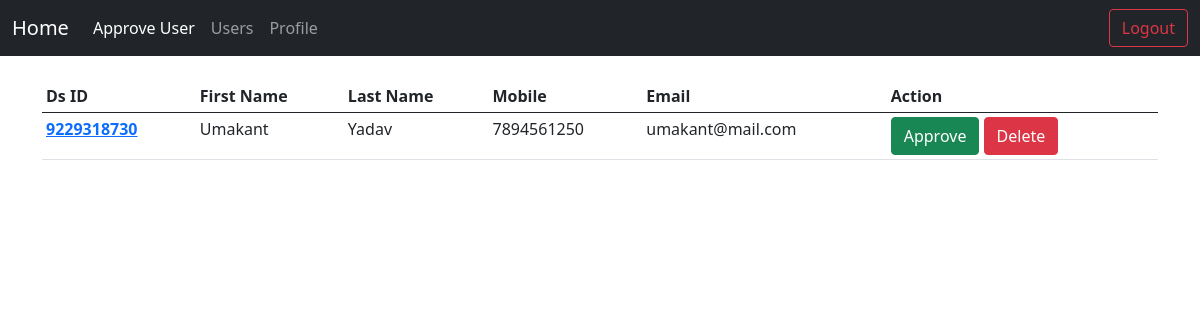
Page /management/approve/ (signed in) on the committed database.
### accounts/models.py (models this page shows, shortened)
class Accounts(AbstractBaseUser):
    id = models.UUIDField(default=uuid.uuid4, primary_key=True, editable=False)
    email = models.EmailField(
        verbose_name="Email/Username", max_length=60, unique=True)
    first_name = models.CharField(max_length=250)
    last_name = models.CharField(max_length=250)
    date_joined = models.DateTimeField(
        verbose_name="Date Login", auto_now_add=True)
    last_login = models.DateTimeField(
        verbose_name="Last joined", auto_now=True)
    is_active = models.BooleanField(default=False)
    is_staff = models.BooleanField(default=False)
    is_superuser = models.BooleanField(default=False)
    is_admin = models.BooleanField(default=False)
    gender = models.CharField(choices=GENDER, max_length=15)
    mobile = models.CharField(max_length=10, unique=True)
    referral_code = models.CharField(max_length=10,unique=True)
    mobile_verified = models.BooleanField(default=False)
    email_verified = models.BooleanField(default=False)
    address = models.CharField(max_length=250, null=False, blank=False)
    aadhar_card = models.CharField(max_length=12, unique=True)
    pan_number = models.CharField(max_length=10, unique=True)
    parent_id = models.CharField(unique=False, blank=False, null=False, max_length=250, verbose_name="DS ID")
    USERNAME_FIELD = 'email'
    REQUIRED_FIELDS = ['mobile', ]
    objects = AccountManager()
    class Meta:
        ordering = ["first_name"]
        verbose_name = 'account'
        verbose_name_plural = "accounts"
        db_table = 'users'

### management/views.py (the view)
# urls.py: path('approve/',ApproveList.as_view(),name='approve'),
class ApproveList(LoginRequiredMixin, ListView):
    paginate_by = 10
    template_name = 'management/approve_list.html'
    queryset = Accounts.objects.filter(is_active=False)

### management/templates/management/approve_list.html
{%  extends 'base.html' %}
{% block content %}
    {% if user.is_admin %}
<br>
{% if object_list.count == 0 %}
    <div class="container text-center">
        <h4>No request pending...</h4>
    </div>
{% else %}
<table class="table table-sm">
    <thead>
    <tr>
      <th scope="col">Ds ID</th>
      <th scope="col">First Name</th>
      <th scope="col">Last Name</th>
      <th scope="col">Mobile</th>
      <th scope="col">Email</th>
      <th scope="col">Action</th>
    </tr>
  </thead>
    <tbody>
    {% for user in object_list %}
        <tr>
      <th scope="row"><a href="#">{{user.referral_code}}</a></th>
      <td>{{user.first_name}}</td>
      <td>{{user.last_name}}</td>
      <td>{{user.mobile}}</td>
      <td>{{user.email}}</td>
      <td>
          <a href="{% url 'management:approve-user' pk=user.id %}" class="btn btn-success">Approve</a>
          <a href="{% url 'management:delete' pk=user.id %}" class="btn btn-danger">Delete</a>
      </td>
    </tr>
    {% endfor %}
    </tbody>
</table>
{% endif %}
    {% else %}
    {% include 'permission_denied.html' %}
    {% endif %}
{% endblock %}

### rows in the picture
Accounts: referral_code "9229318730", first_name "Umakant", last_name "Yadav", mobile "7894561250", email "umakant@mail.com"
